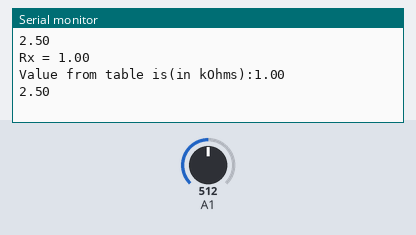
The sketch below on a simulated Arduino Uno, built with avr-gcc and run on an emulated ATmega328P. On the bench: the last lines printed to the serial monitor. Inputs (shaded band) come from the test bench; at power-on: A1 = 512.

Above: at 2.3 s.
2.4 s: A1 set to 1023
At 3.9 s:
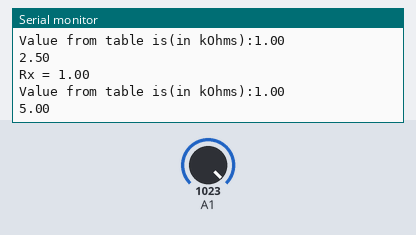
7.4 s: A1 set to 900
At 8.7 s:
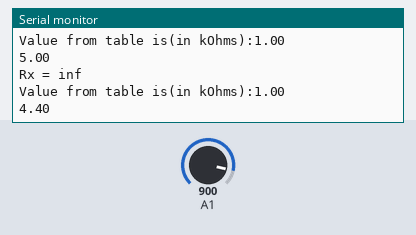
Timing chart, 0 to 10.4 s (numbered marks = the images above; inputs shaded):
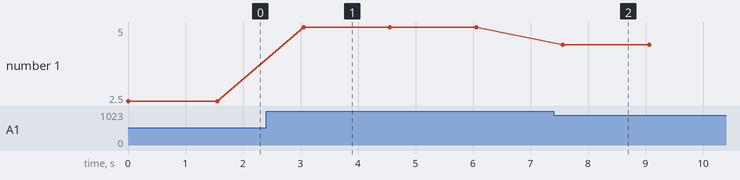

The sketch:

Comet_software_v1.0.ino
```cpp
#define Vcc 5
#define R1 1 //in kOhms


void setup() {
  // put your setup code here, to run once:
  Serial.begin(9600);

}

void loop() {
  // put your main code here, to run repeatedly:
  int Vin = analogRead(A1);
  float Rvoltage = Vin*(5/1023.0);
  Serial.println(Rvoltage);
  delay(1500);
  double calc_R = Resistance(Rvoltage);
  Serial.print("Rx = ");
  Serial.println(calc_R);
  double rounded_res = RoundUP(calc_R);
  Serial.print("Value from table is(in kOhms):");
  Serial.println(rounded_res);

}

double Resistance(float VtpPlus){
  return R1*(1/(Vcc/VtpPlus-1));
}

double RoundUP(double R){
  double common_resistor_values[] = {0.1,0.33,0.47,0.22,       //hundreds ohms
                   1.0, 1.1, 1.2, 1.3, 1.5, 1.6, 1.8, 2.0, 2.2, 2.4, 2.7, 3.0, 3.3, 3.6, 3.9, 4.3, 4.7, 5.1, 5.6, 6.2, 6.8, 7.5, 8.2, 9.1,  //kilo ohms
                   10,15,20,22,30,33,39,43,47,51,56,62,68,75,82,91,100,220,240,300,1000};   //kilo ohms
  int len = sizeof(common_resistor_values)/4;
  double tolerance = 10;
  double suggested = 1;
  //Serial.println(len);
  for(int i =0;i<=len;i++){
    if(abs(R - common_resistor_values[i]) <= tolerance ){
      suggested = common_resistor_values[i];
      tolerance = abs(R - common_resistor_values[i]);
    }
  }

  return suggested;
}
```

Measured:
- after the input at 2.4 s, the serial monitor: prints a new line after 0.65 s (image 1)
- after the input at 7.4 s, the serial monitor: prints a new line after 0.16 s (image 2)
- plotted number 1: 2.5 → 5 after the input at 2.4 s, 5 → 4.4 after the input at 7.4 s
